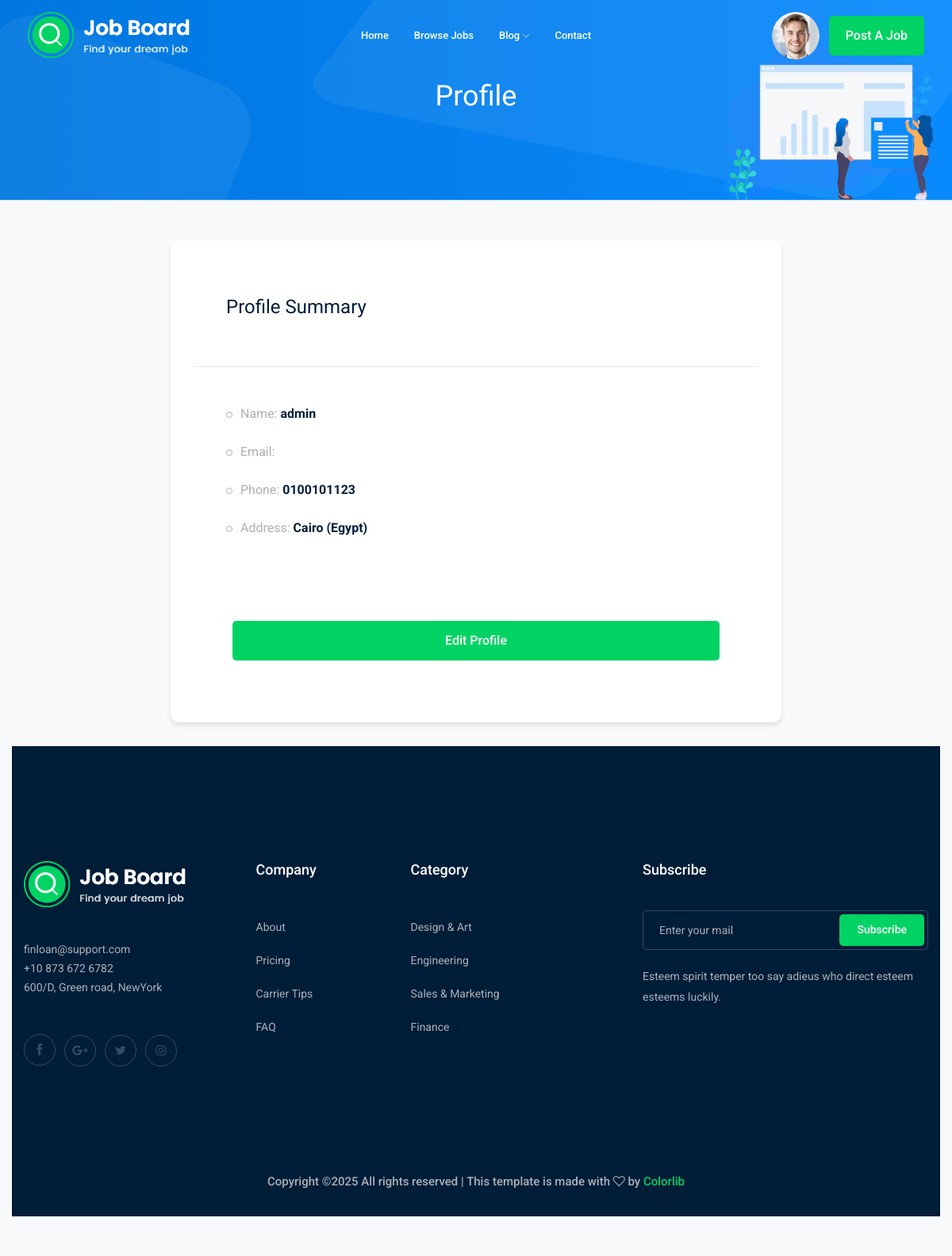
/accounts/profile/ (signed in), run on the app's committed database.
### accounts/models.py (models this page shows, shortened)
class Profile(models.Model):
    user = models.OneToOneField(User , on_delete=models.CASCADE)
    city = models.ForeignKey('City' , related_name='user_city' , on_delete=models.CASCADE , null=True, blank=True)
    phone_number = models.CharField(max_length=20 , null=True , blank=True)
    image = models.ImageField(upload_to='profile/' , null=True , blank=True)

class City(models.Model):
    name = models.CharField(max_length=100)
    def __str__(self):
        return self.name

### accounts/views.py (the view)
# urls.py: path('profile/' , views.profile , name='profile'),
def profile(request):
    profile = Profile.objects.get(user=request.user)
    return render(request , 'accounts/profile.html' , {'profile':profile})

### accounts/templates/accounts/profile.html (shortened to what this page needs)
{% extends 'base.html' %}
{% load static %}
{% load bootstrap4 %}
{% block body %}
    <link rel="stylesheet" href="{% static 'css/profile.css' %}">
    <div class="bradcam_area bradcam_bg_1">
        <div class="container">
            <div class="row">
                <div class="col-xl-12">
                    <div class="bradcam_text">
                        <h3>Profile</h3>
                    </div>
                </div>
            </div>
        </div>
    </div>
    <div class="job_details_area">
        <div class="container">
            <div class="row">
                <div class="col-lg-8 mx-auto">
                    <div class="job_sumary">
                        <div class="summery_header">
                            <h3>Profile Summary</h3>
                        </div>
                        <div class="job_content">
                            <ul>
                                <li>Name: <span>{{ profile.user.username }}</span></li>
                                <li>Email: </li>
                                <li>Phone: <span>{{ profile.phone_number }}</span></li>
                                <li>Address: <span>{{ profile.city }}</span></li>
                            </ul>
                        </div>
                        <div class="p-5">
                            <a class="boxed-btn3 w-100" href="{% url 'accounts:profile_edit' %}">Edit Profile</a>
                        </div>
                    </div>
                </div>
            </div>
{% endblock %}

### templates/base.html (shortened to what this page needs)
{% load static %}
<!doctype html>
<html class="no-js" lang="zxx">
<head>
    <link rel="stylesheet" href="{% static 'css/bootstrap.min.css' %}">
    <link rel="stylesheet" href="{% static 'css/owl.carousel.min.css' %}">
    <link rel="stylesheet" href="{% static 'css/magnific-popup.css' %}">
    <link rel="stylesheet" href="{% static 'css/font-awesome.min.css' %}">
    <link rel="stylesheet" href="{% static 'css/themify-icons.css' %}">
    <link rel="stylesheet" href="{% static 'css/nice-select.css' %}">
    <link rel="stylesheet" href="{% static 'css/flaticon.css' %}">
    <link rel="stylesheet" href="{% static 'css/jquery-ui.css' %}">
    <link rel="stylesheet" href="{% static 'css/gijgo.css' %}">
    <link rel="stylesheet" href="{% static 'css/animate.min.css' %}">
    <link rel="stylesheet" href="{% static 'css/slicknav.css' %}">
    <link rel="stylesheet" href="{% static 'css/home.css' %}">
    <link rel="stylesheet" href="{% static 'css/style.css' %}">
</head>
<body>
    <header>
        <div class="header-area ">
            <div id="sticky-header" class="main-header-area">
                <div class="container-fluid ">
                    <div class="header_bottom_border">
                        <div class="row align-items-center">
                            <div class="col-xl-3 col-lg-2">
                                <div class="logo">
                                    <a href="index.html">
                                        <img src="img/logo.png" alt="">
                                    </a>
                                </div>
                            </div>
                            <div class="col-xl-6 col-lg-7">
                                <div class="main-menu  d-none d-lg-block">
                                    <nav>
                                        <ul id="navigation">
                                            <li><a href="/">Home</a></li>
                                            <li><a href="{% url 'jobs:job_list' %}">Browse Jobs</a></li>
                                            <li><a href="#">Blog <i class="ti-angle-down"></i></a>
                                            </li>
                                            <li><a href="{% url 'contact:contact' %}">Contact</a></li>
                                        </ul>
                                    </nav>
                                </div>
                            </div>
                            <div class="col-xl-3 col-lg-3 d-none d-lg-block">
                                <div class="Appointment">
                                    {% if request.user.is_authenticated %}
                                        <div class="phone_num d-none d-xl-block">
                                            <a href="{% url 'accounts:profile' %}">
                                                {% if request.user.profile.image %}
                                                    <img src="{{ request.user.profile.image.url }}" alt="" style="width: 60px; height: 60px; border-radius: 50%;">
                                                {% else %}
                                                Profile
                                                {% endif %}
                                            </a>
                                        </div>
                                    {% else %}
                                        <div class="phone_num d-none d-xl-block">
                                            <a href="{% url 'login' %}">Log in</a>
                                        </div>
                                    {% endif %}
                                    <div class="d-none d-lg-block">
                                        <a class="boxed-btn3" href="{% url 'jobs:add_job' %}">Post a Job</a>
                                    </div>
                                </div>
                            </div>
                            <div class="col-12">
                            </div>
                        </div>
                    </div>
                </div>
            </div>
        </div>
    </header>
    {% block body %}
    {% endblock body %}
    <footer class="footer">
        <div class="footer_top">
            <div class="container">
                <div class="row">
                    <div class="col-xl-3 col-md-6 col-lg-3">
                        <div class="footer_widget wow fadeInUp" data-wow-duration="1s" data-wow-delay=".3s">
                            <div class="footer_logo">
                                <a href="#">
                                    <img src="img/logo.png" alt="">
                                </a>
                            </div>
                            <p>
                                finloan@support.com <br>
                                +10 873 672 6782 <br>
                                600/D, Green road, NewYork
                            </p>
                            <div class="socail_links">
                                <ul>
                                    <li>
                                        <a href="#">
                                            <i class="ti-facebook"></i>
                                        </a>
                                    </li>
                                    <li>
                                        <a href="#">
                                            <i class="fa fa-google-plus"></i>
                                        </a>
                                    </li>
                                    <li>
                                        <a href="#">
                                            <i class="fa fa-twitter"></i>
                                        </a>
                                    </li>
                                    <li>
                                        <a href="#">
                                            <i class="fa fa-instagram"></i>
                                        </a>
                                    </li>
                                </ul>
                            </div>
                        </div>
                    </div>
                    <div class="col-xl-2 col-md-6 col-lg-2">
                        <div class="footer_widget wow fadeInUp" data-wow-duration="1.1s" data-wow-delay=".4s">
                            <h3 class="footer_title">
                                Company
                            </h3>
                            <ul>
                                <li><a href="#">About </a></li>
                                <li><a href="#"> Pricing</a></li>
                                <li><a href="#">Carrier Tips</a></li>
                                <li><a href="#">FAQ</a></li>
                            </ul>
                        </div>
                    </div>
                    <div class="col-xl-3 col-md-6 col-lg-3">
                        <div class="footer_widget wow fadeInUp" data-wow-duration="1.2s" data-wow-delay=".5s">
                            <h3 class="footer_title">
                                Category
                            </h3>
                            <ul>
                                <li><a href="#">Design & Art</a></li>
                                <li><a href="#">Engineering</a></li>
                                <li><a href="#">Sales & Marketing</a></li>
                                <li><a href="#">Finance</a></li>
                            </ul>
                        </div>
                    </div>
                    <div class="col-xl-4 col-md-6 col-lg-4">
                        <div class="footer_widget wow fadeInUp" data-wow-duration="1.3s" data-wow-delay=".6s">
                            <h3 class="footer_title">
                                Subscribe
                            </h3>
                            <form action="#" class="newsletter_form">
                                <input type="text" placeholder="Enter your mail">
                                <button type="submit">Subscribe</button>
                            </form>
                            <p class="newsletter_text">Esteem spirit temper too say adieus who direct esteem esteems
                                luckily.</p>
                        </div>
                    </div>
                </div>
            </div>
        </div>
        <div class="copy-right_text wow fadeInUp" data-wow-duration="1.4s" data-wow-delay=".3s">
            <div class="container">
                <div class="row">
                    <div class="col-xl-12">
                        <p class="copy_right text-center">
Copyright &copy;<script>document.write(new Date().getFullYear());</script> All rights reserved | This template is made with <i class="fa fa-heart-o" aria-hidden="true"></i> by <a href="https://colorlib.com" target="_blank">Colorlib</a>
                        </p>
                    </div>
                </div>
            </div>
        </div>
    </footer>
</body>
</html>

### static/css/profile.css (style rules this page uses)
.bradcam_area { padding: 100px 0; text-align: center; color: #fff; }
.bradcam_text h3 { font-size: 36px; margin-bottom: 10px; }
.job_details_area { padding: 50px 0; background-color: #f8f9fa; }
.container { max-width: 1200px; margin: 0 auto; padding: 0 15px; }
.job_sumary { background: #fff; padding: 30px; border-radius: 10px; box-shadow: 0 4px 6px rgba(0, 0, 0, 0.1); margin-bottom: 30px; }
.summery_header h3 { font-size: 24px; color: #333; margin-bottom: 20px; }
.job_content ul { list-style: none; padding: 0; }
.job_content ul li { font-size: 16px; margin-bottom: 10px; color: #555; }
.job_content ul li span { font-weight: bold; color: #333; }
.boxed-btn3 { color: #fff; padding: 12px 20px; border-radius: 5px; text-align: center; display: block; transition: background-color 0.3s ease; text-decoration: none; }

### data on the page
Profile: user.username "admin", phone_number "0100101123", city "Cairo (Egypt)"
